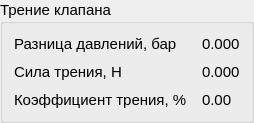
             <widget class="QGroupBox" name="groupBox_valveFriction">
              <property name="sizePolicy">
               <sizepolicy hsizetype="Preferred" vsizetype="Preferred">
                <horstretch>0</horstretch>
                <verstretch>0</verstretch>
               </sizepolicy>
              </property>
              <property name="font">
               <font>
                <family>Segoe UI</family>
                <pointsize>11</pointsize>
                <stylestrategy>PreferDefault</stylestrategy>
               </font>
              </property>
              <property name="title">
               <string>Трение клапана</string>
              </property>
              <layout class="QFormLayout" name="formLayout_2">
               <property name="horizontalSpacing">
                <number>15</number>
               </property>
               <property name="verticalSpacing">
                <number>10</number>
               </property>
               <item row="0" column="0">
                <widget class="QLabel" name="label_pressureDifference">
                 <property name="sizePolicy">
                  <sizepolicy hsizetype="Maximum" vsizetype="Preferred">
                   <horstretch>0</horstretch>
                   <verstretch>0</verstretch>
                  </sizepolicy>
                 </property>
                 <property name="minimumSize">
                  <size>
                   <width>0</width>
                   <height>0</height>
                  </size>
                 </property>
                 <property name="text">
                  <string>Разница давлений, бар</string>
                 </property>
                </widget>
               </item>
               <item row="0" column="1">
                <widget class="QLabel" name="label_pressureDifferenceValue">
                 <property name="sizePolicy">
                  <sizepolicy hsizetype="Maximum" vsizetype="Preferred">
                   <horstretch>0</horstretch>
                   <verstretch>0</verstretch>
                  </sizepolicy>
                 </property>
                 <property name="text">
                  <string>0.000</string>
                 </property>
                </widget>
               </item>
               <item row="1" column="0">
                <widget class="QLabel" name="label_frictionForce">
                 <property name="sizePolicy">
                  <sizepolicy hsizetype="Maximum" vsizetype="Preferred">
                   <horstretch>0</horstretch>
                   <verstretch>0</verstretch>
                  </sizepolicy>
                 </property>
                 <property name="minimumSize">
                  <size>
                   <width>0</width>
                   <height>0</height>
                  </size>
                 </property>
                 <property name="text">
                  <string>Сила трения, Н</string>
                 </property>
                </widget>
               </item>
               <item row="1" column="1">
                <widget class="QLabel" name="label_frictionForceValue">
                 <property name="sizePolicy">
                  <sizepolicy hsizetype="Maximum" vsizetype="Preferred">
                   <horstretch>0</horstretch>
                   <verstretch>0</verstretch>
                  </sizepolicy>
                 </property>
                 <property name="text">
                  <string>0.000</string>
                 </property>
                </widget>
               </item>
               <item row="2" column="0">
                <widget class="QLabel" name="label_frictionPercent">
                 <property name="sizePolicy">
                  <sizepolicy hsizetype="Maximum" vsizetype="Preferred">
                   <horstretch>0</horstretch>
                   <verstretch>0</verstretch>
                  </sizepolicy>
                 </property>
                 <property name="minimumSize">
                  <size>
                   <width>0</width>
                   <height>0</height>
                  </size>
                 </property>
                 <property name="text">
                  <string>Коэффициент трения, %</string>
                 </property>
                </widget>
               </item>
               <item row="2" column="1">
                <widget class="QLabel" name="label_frictionPercentValue">
                 <property name="sizePolicy">
                  <sizepolicy hsizetype="Maximum" vsizetype="Preferred">
                   <horstretch>0</horstretch>
                   <verstretch>0</verstretch>
                  </sizepolicy>
                 </property>
                 <property name="text">
                  <string>0.00</string>
                 </property>
                </widget>
               </item>
              </layout>
             </widget>
